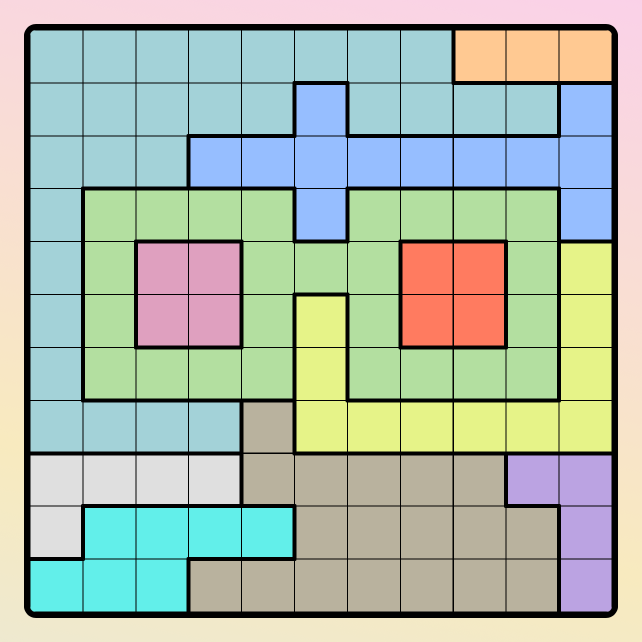
#> input picture queens/screenshots/2025-05-25-B-input.png, 1284 x 1284 px (shown at 1/2 size)
$ jupyter execute --allow-errors solver.ipynb
#> lines starting #> are read from the running program, lines starting #| are printed output that depends on the picture; after the words box and inside, x2 and y2 are one past the last pixel; in counts of white or black regions, pixels touching at a corner belong together
### utils/utils.py
from PIL import Image
import numpy as np
import cv2

# Format a string with ANSI color for pretty text output
def fmt(string: str, code: int, bg=False, reset=True, bold=False):
  return (u"\u001b[1m" if bold else "") + u"\u001b[" + f"{48 if bg else 38};5;{code}m{string}" + ("\u001b[0m" if reset else "")

# Check if inner box is contained in the outer box
# [45 lines left out: functions is_contained, are_overlapping, remove_nested_boxes, merge_overlapping_boxes, not called in this run]

# Find bounding boxes around contours made of the given colors
# Optional: Filter by size, draw on a debug image, merge overlapping boxes, remove nested boxes
def find_boxes(image_np, target_colors=[], min_size=0, remove_nested=False, max_size=float("inf"), draw=None, box_color='magenta', tolerance=2, merge_overlapping=False, width=1):
    # In the image, find pixels close enough to any of the target colors
    mask = None
    for target_color in target_colors:
        target_color = np.array(target_color)
        dist = np.linalg.norm(image_np - target_color, axis=2)
        new_mask = np.array(dist < tolerance).astype(np.uint8) * 255
        if mask is None:
            mask = new_mask
        else:
            mask |= new_mask

    # Create contours around the matching pixels
    contours, _ = cv2.findContours(mask, cv2.RETR_EXTERNAL, cv2.CHAIN_APPROX_SIMPLE)

    # Compute bounding boxes for the contours. Filter boxes by size.
    boxes = []
    for contour in contours:
        x, y, w, h = cv2.boundingRect(contour)
        if max_size >= w >= min_size and max_size >= h >= min_size:
            boxes.append((x, y, x + w, y + h))

    # Remove nested boxes
    if remove_nested:
        boxes = remove_nested_boxes(boxes)

    # Merge overlapping boxes
    if merge_overlapping:
        boxes = merge_overlapping_boxes(boxes)

    # Draw the boxes
    if draw is not None:
        for box in boxes:
            draw.rectangle(box, outline=box_color, width=width)

    return boxes

# Draw boxes on the debug image
# [5 lines left out: function draw_boxes, not called in this run]

# Convert an image greyscale and normalize to [0, 1]
def normalize_greyscale(img):
    return np.array(img.convert("L")) / 255.0

# Load a mask in normalized greyscale
def load_mask(path):
    return normalize_greyscale(Image.open(path))

# Load multiple masks, in normalized greyscale
def load_masks(paths):
    return [load_mask(path) for path in paths]

# Find distance between the image and the mask (resize the mask)
# TODO: rename
# [19 lines left out: functions distance_to_mask, classify_symbol, not called in this run]

### queens/solver.ipynb
# LinkedIn Queens Solver
## By Darci Peoples (darcipeoples.com)

### Puzzle Class and Solver

[cell 1]
from enum import Enum
from typing import List
from collections import defaultdict

import sys
sys.path.append("..")

from utils.utils import fmt

class Color(Enum):
    LIGHT_BLUE = 'L'
    ORANGE = 'O'
    BLUE = 'B'
    GREEN = 'G'
    MAGENTA = 'M'
    RED = 'R'
    YELLOW = 'Y'
    WHITE = 'W'
    BLACK = 'K'
    PURPLE = 'P'
    CYAN = 'C'

COLOR_ANSI = {
    Color.LIGHT_BLUE: 68,
    Color.ORANGE: 208,
    Color.BLUE: 27,
    Color.GREEN: 70,
    Color.MAGENTA: 13,
    Color.RED: 196,
    Color.YELLOW: 214,
    Color.WHITE: 244,
    Color.BLACK: 238,
    Color.PURPLE: 141,
    Color.CYAN: 45
}

class Marker(Enum):
    BLANK = ' '
    QUEEN = 'Q'
    NOT_QUEEN = '*'

class ContradictionException(Exception):
    pass

class IllegalMarkerChangeException(Exception):
    pass

class Cell:
    def __init__(self, i: int, j: int, color: Color, marker: Marker = Marker.BLANK):
        self.i = i
        self.j = j
        self.color = color
        self.marker = marker

class Board:
    def __init__(self, grid: List[List[Cell]]):
        self.grid = grid
        self.M = len(self.grid)
        self.N = len(self.grid[0])

    def parse_from_text(file_path: str):
        grid = [[Cell(i, j, Color(letter), Marker.BLANK) for j, letter in enumerate(line)] for i, line in enumerate(list(x.strip()) for x in open(file_path, 'r').readlines())]
        return Board(grid)

    def dump_text(self):
        output = [[fmt(f"{cell.color.value}", COLOR_ANSI[cell.color], True) for cell in row] for row in self.grid]
        return '\n'.join([''.join(line) for line in output]) + '\n'

    def __str__(self):
        output = [[fmt(f"{cell.marker.value} ", COLOR_ANSI[cell.color], True) for cell in row] for row in self.grid]
        return '\n'.join([' '.join(line) for line in output]) + '\n'

    # TODO: Maintain some maps instead of recalculating
    # Set marker, throw if it's an invalid change
    def _set_marker(self, i, j, marker):
        curr_marker = self.grid[i][j].marker

        # Ignore NOPs
        if curr_marker == marker:
            return

        # Don't allow clearing cells
        if marker == Marker.BLANK:
            raise IllegalMarkerChangeException()

        # Allow placing into a blank cell
        if curr_marker == Marker.BLANK:
            self.grid[i][j].marker = marker
            return

        # Don't allow Q <-> X (usually a bad sign)
        raise IllegalMarkerChangeException()

    def place_x(self, i, j):
        self._set_marker(i, j, Marker.NOT_QUEEN)

    # Set cell to a queen, throw if invalid, handle X'ing row, col, diagonals
    def place_queen(self, i, j):
        # Set the cell to Queen
        self._set_marker(i, j, Marker.QUEEN)

        # Set other cells in the column to X
        for ni in range(0, self.M):
            if ni != i:
                self.place_x(ni, j)

        # Set other cells in the row to X
        for nj in range(0, self.N):
            if nj != j:
                self.place_x(i, nj)

        # Set the 4 diagonal cells to X
        for di, dj in [(-1, -1), (-1, 1), (1, -1), (1, 1)]:
            ni, nj = i + di, j + dj
            if 0 <= ni < self.M and 0 <= nj < self.N:
                self.place_x(ni, nj)

        # Set other cells in the color region to X
        for ni in range(self.M):
            for nj in range(self.N):
                if self.grid[ni][nj].color == self.grid[i][j].color and (ni, nj) != (i, j):
                    self.place_x(ni, nj)

    # TODO: Make sure this is called repeatedly
    def fill_certain_queens_strategy(self):
        color_markers = defaultdict(lambda: defaultdict(list))
        row_markers = defaultdict(lambda: defaultdict(list))
        col_markers = defaultdict(lambda: defaultdict(list))

        # Find marker locations for each color, row, and col
        for i, row in enumerate(self.grid):
            for j, cell in enumerate(row):
                color_markers[cell.color][cell.marker].append((i, j))
                row_markers[i][cell.marker].append((i, j))
                col_markers[j][cell.marker].append((i, j))

        # If a color, row, or col has one blank, put a Q there
        for zone_freqs in [row_markers, col_markers, color_markers]:
            for freqs in zone_freqs.values():
                if len(freqs[Marker.BLANK]) == 1:
                    assert len(freqs[Marker.QUEEN]) == 0
                    bi, bj = freqs[Marker.BLANK][0]
                    self.place_queen(bi, bj)

    # TODO: If a line only has one color left, queen has to go there, so X out all the rest of the color

    # If all blanks for k colors are on just k lines, k queens have to be there
    # So X out all other blanks in the lines
    def fill_multi_owned_line_strat(self):
        # For each color, find which rows and cols have blanks in them
        color_row_blanks = defaultdict(set)
        color_col_blanks = defaultdict(set)
        for i, row in enumerate(self.grid):
            for j, cell in enumerate(row):
                if cell.marker == Marker.BLANK:
                    color_row_blanks[cell.color].add(i)
                    color_col_blanks[cell.color].add(j)
        color_row_blanks = list(color_row_blanks.items())
        color_col_blanks = list(color_col_blanks.items())

        # If k colors span k lines, X out all other blanks in the lines
        def claim_multiple_lines(color_idxs, color_set, line_set, check_rows, max_lines):
            color_line_blanks = color_row_blanks if check_rows else color_col_blanks

            prev_color_idx = color_idxs[-1] if color_idxs else -1
            for next_color_idx in range(prev_color_idx + 1, len(color_line_blanks)):
                next_color, next_lines = color_line_blanks[next_color_idx]

                new_color_idxs = color_idxs + [next_color_idx]
                new_color_set = color_set | {next_color}
                new_lines = line_set | next_lines

                # If trying to merge all lines, give up
                if len(new_lines) >= max_lines:
                    continue

                # If k colors span k lines, X out any other blanks in the lines
                if len(new_lines) == len(new_color_idxs):
                    for line in new_lines:
                        line_coords = [(line, j) for j in range(self.N)] if check_rows else [(i, line) for i in range(self.M)]
                        for i, j in line_coords:
                            if self.grid[i][j].color not in new_color_set:
                                self.place_x(i, j)
                                # TODO: Remove color from consideration in deeper levels?

                claim_multiple_lines(new_color_idxs, new_color_set, new_lines, check_rows, max_lines)

        claim_multiple_lines([], set(), set(), True, self.M)
        claim_multiple_lines([], set(), set(), False, self.N)

        # TODO: Make more efficient by only merging colors that have some range overlap

    # TODO: Strategy to x out border around 2 remaining blanks of a color.
    #              xx                    x
    # E.g. RR  ->  RR       or R R  ->  R R
    #              xx                    x
    # TODO: Also make work for like L shape that also can't have queen next to it

    # Check if a board is solved (both filled and valid)
    def is_solved(self):
        return self.is_filled() and self.is_valid()

    # Check that the board is all filled out
    def is_filled(self):
        for row in self.grid:
            for cell in row:
                if cell.marker == Marker.BLANK:
                    return False
        return True

    # Check that a board is valid
    def is_valid(self):
        color_markers = defaultdict(lambda: defaultdict(int))
        row_markers = defaultdict(lambda: defaultdict(int))
        col_markers = defaultdict(lambda: defaultdict(int))

        queen_cells = set()

        # Find marker locations for each color, row, and col
        # Also, find queen positions
        for i, row in enumerate(self.grid):
            for j, cell in enumerate(row):
                color_markers[cell.color][cell.marker] += 1
                row_markers[i][cell.marker] += 1
                col_markers[j][cell.marker] += 1

                if cell.marker == Marker.QUEEN:
                    queen_cells.add((i, j))

        # For each row, col, and color region
        # Ensure there is 1 queen or some blanks left
        for zone_markers in [row_markers, col_markers, color_markers]:
            for freqs in zone_markers.values():
                # If no queens and no blanks, invalid
                if freqs[Marker.QUEEN] == 0 and freqs[Marker.BLANK] == 0:
                    return False
                # If multiple queens, invalid
                if freqs[Marker.QUEEN] > 1:
                    return False

        # Check that queens aren't diagonal from each other
        for i, j in queen_cells:
            for di, dj in [(-1, -1), (-1, 1), (1, -1), (1, 1)]:
                ni, nj = i + di, j + dj
                if 0 <= ni < self.M and 0 <= nj < self.N and self.grid[ni][nj].marker == Marker.QUEEN:
                    return False

        return True

    def __eq__(self, other):
        if self.M != other.M:
            return False
        if self.N != other.N:
            return False
        for i in range(self.M):
            for j in range(self.N):
                cell = self.grid[i][j]
                other_cell = other.grid[i][j]
                if cell.color != other_cell.color:
                    return False
                if cell.marker != other_cell.marker:
                    return False
        return True

    def copy(self):
        grid = []
        for i in range(self.M):
            row = []
            for j in range(self.N):
                other_cell = self.grid[i][j]
                cell = Cell(i, j, other_cell.color, other_cell.marker)
                row.append(cell)
            grid.append(row)
        return Board(grid)

# Return a blank for us to guess on. It'll be the top-left one of the smallest zone.
def pick_a_blank(board):
    color_blanks = defaultdict(list)
    row_blanks = defaultdict(list)
    col_blanks = defaultdict(list)

    # Find blank locations for each color, row, and col
    for i, row in enumerate(board.grid):
        for j, cell in enumerate(row):
            if cell.marker == Marker.BLANK:
                color_blanks[cell.color].append((i, j))
                row_blanks[i].append((i, j))
                col_blanks[j].append((i, j))

    # Find the smallest zone
    best_zone_idxs = None
    for zone_blanks in [color_blanks, row_blanks, col_blanks]:
        for blank_idxs in zone_blanks.values():
            if not best_zone_idxs or len(blank_idxs) < len(best_zone_idxs):
                best_zone_idxs = blank_idxs

    # Pick the top left blank of the smallest zone
    return min(best_zone_idxs)

def solve(board):
    # Apply strategies until the board doesn't change
    old_board = None
    while not old_board or board != old_board:
        old_board = board.copy()
        board.fill_multi_owned_line_strat()
        board.fill_certain_queens_strategy()

    # Board is invalid
    if not board.is_valid():
        raise ContradictionException('Board is invalid')

    # Board is solved (valid and full)
    if board.is_filled():
        return board

    # Try placing a queen in a blank spot
    i, j = pick_a_blank(board)
    try:
        board.place_queen(i, j)
        solution = solve(board)
    # If that didn't end up working out, it can't be a queen
    except (ContradictionException, IllegalMarkerChangeException) as e:
        board = old_board
        board.place_x(i, j)
        solution = solve(board)

    return solution

### Image Parsing

[cell 2]
# This cell has generic image parsing helpers

from PIL import Image, ImageDraw
import numpy as np

from utils.utils import find_boxes

# TODO: See what other common code we can move to utils
# Parse a screenshot from LinkedIn
def parse_linkedin_image(image_path, debug=False):
    # TODO: Make debug line width thicker for larger images

    # Colors used to classify cells
#> called with image_path = 'screenshots/2025-05-25-B-input.png', debug = False
    cell_colors = {
        Color.LIGHT_BLUE: [163, 210, 216],
        Color.ORANGE: [255, 201, 146],
        Color.BLUE: [150, 190, 255],
        Color.GREEN: [179, 223, 160],
        Color.MAGENTA: [223, 160, 191],
        Color.RED: [255, 123, 96],
        Color.YELLOW: [230, 243, 136],
        Color.WHITE: [223, 223, 223],
        Color.BLACK: [185, 178, 158],
        Color.PURPLE: [187, 163, 226],
        Color.CYAN: [98, 239, 234],
    }

    # Colors used as cell edges
    cell_borders = {
        Color.LIGHT_BLUE: 'skyblue',
        Color.ORANGE: 'orange',
        Color.BLUE: 'blue',
        Color.GREEN: 'green',
        Color.MAGENTA: 'magenta',
        Color.RED: 'red',
        Color.YELLOW: 'yellow',
        Color.WHITE: 'lightgrey',
        Color.BLACK: 'darkgray',
        Color.PURPLE: 'purple',
        Color.CYAN: 'cyan'
    }

    # Load game image
    image = Image.open(image_path).convert('RGB')
#> image is the input picture: PIL image 1284x1284 RGB; mean R, G, B 172.5, 187.2, 172.1
    image_np = np.array(image)

    # Create a copy of the image to draw debug info on
    image_draw = draw = None
    if debug:
        image_draw = image.copy()
        draw = ImageDraw.Draw(image_draw)

    # Find the board bounding box
    board_box = find_boxes(image_np, [[0, 0, 0]], 150, False, 1250, None, None, 5, False)
#> the loop in find_boxes, `for target_color in target_colors:` made 1 pass
#> pass 1, in find_boxes, `dist = np.linalg.norm(image_np - target_color, axis=2)`:
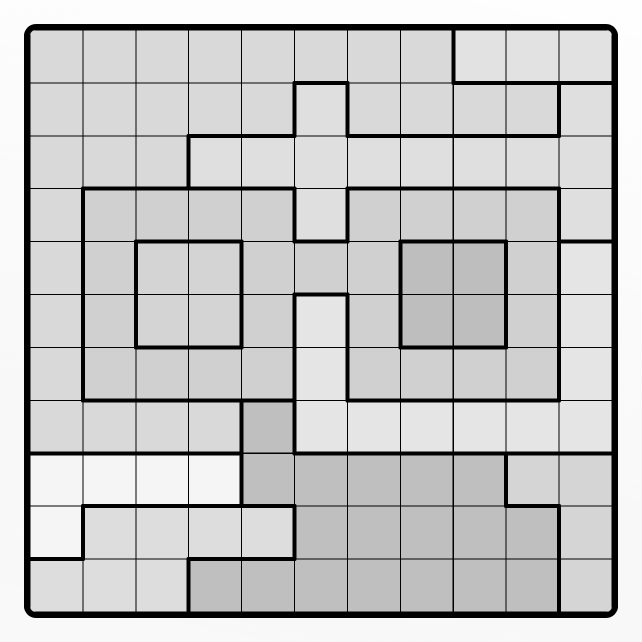
#> dist: shape (1284, 1284) float64 (shown at 1/2 size); min 0, max 401.1, mean 311.2; drawn with min black and max white
#> pass 1, in find_boxes, `new_mask = np.array(dist < tolerance).astype(np.uint8) * 255`:
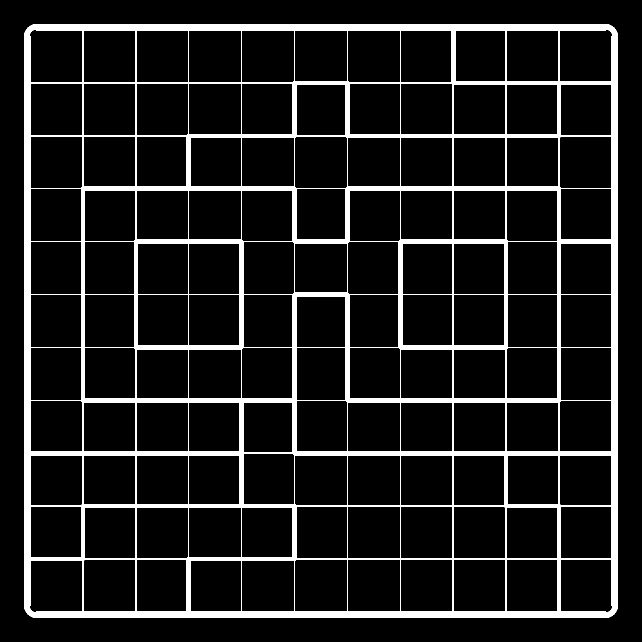
#> new_mask: shape (1284, 1284) (shown at 1/2 size); 10% white; 1 white region
#> in find_boxes, `contours, _ = cv2.findContours(mask, cv2.RETR_EXTERNAL, cv2.CHAIN_APPR..`: contours = 1 contour; box (x1, y1, x2, y2) and area: (48, 48, 1236, 1236) 1408413
#> the loop in find_boxes, `for contour in contours:` made 1 pass
#> (x, y, w, h) on pass 1: (48, 48, 1188, 1188)
#> (the rest of the program and of its run is left out)
